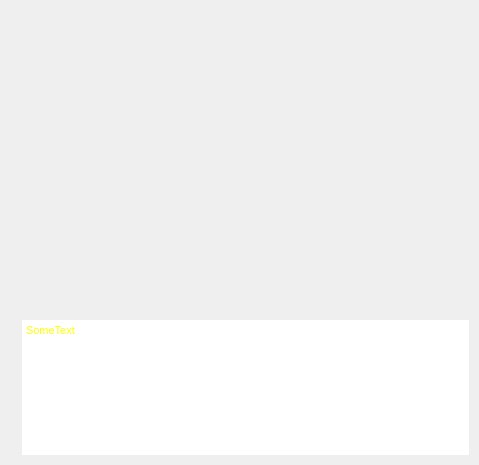
<ui version="4.0" >
 <class>AboutBase</class>
 <widget class="QDialog" name="AboutBase" >
  <property name="geometry" >
   <rect>
    <x>0</x>
    <y>0</y>
    <width>479</width>
    <height>465</height>
   </rect>
  </property>
  <property name="windowTitle" >
   <string>Dialog</string>
  </property>
  <layout class="QVBoxLayout" >
   <property name="leftMargin" >
    <number>22</number>
   </property>
   <property name="topMargin" >
    <number>320</number>
   </property>
   <property name="rightMargin" >
    <number>10</number>
   </property>
   <property name="bottomMargin" >
    <number>10</number>
   </property>
   <item>
    <widget class="QTextBrowser" name="infoBox_" >
     <property name="frameShape" >
      <enum>QFrame::NoFrame</enum>
     </property>
     <property name="html" >
      <string>&lt;html>&lt;head>&lt;meta name="qrichtext" content="1" />&lt;style type="text/css">
p, li { white-space: pre-wrap; }
&lt;/style>&lt;/head>&lt;body style=" font-family:'Sans Serif'; font-size:9pt; font-weight:400; font-style:normal;">
&lt;p style=" margin-top:0px; margin-bottom:0px; margin-left:0px; margin-right:0px; -qt-block-indent:0; text-indent:0px;">&lt;span style=" font-size:8pt; color:#ffff00;">SomeText&lt;/span>&lt;/p>&lt;/body>&lt;/html></string>
     </property>
    </widget>
   </item>
  </layout>
 </widget>
 <resources/>
 <connections/>
</ui>
